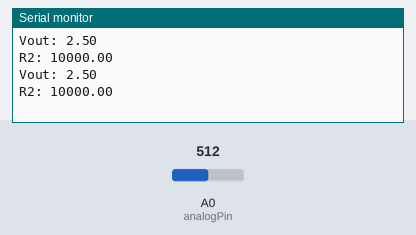
A sketch run on a simulated Arduino Uno, built with avr-gcc and run on an emulated ATmega328P. Shown: the last lines printed to the serial monitor. The inputs (shaded band) are chosen by the test bench; at power-on: A0 (analogPin) = 512.

Above: at 1.8 s.
1.9 s: A0 (analogPin) set to 716
At 2.8 s:
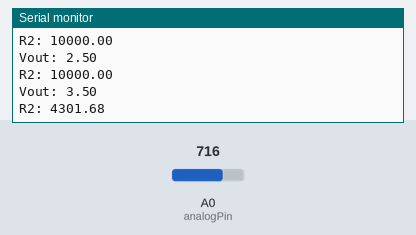
3.4 s: A0 (analogPin) set to 900
At 4.5 s:
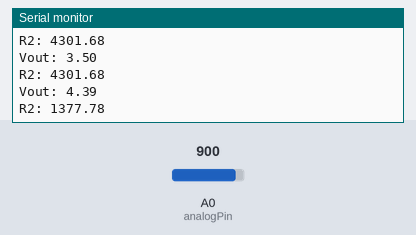
Timing chart, 0 to 6.4 s (numbered marks = the images above; inputs shaded):
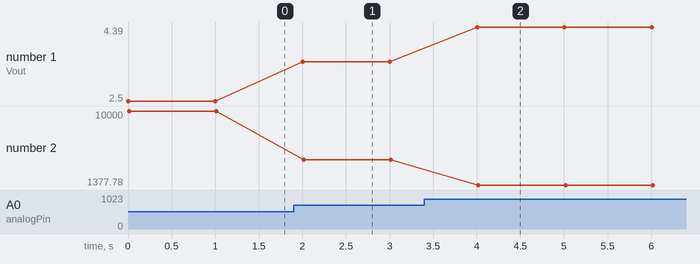

Measured:
- after the input at 1.9 s, the serial monitor: prints a new line after 0.10 s (image 1)
- after the input at 3.4 s, the serial monitor: prints a new line after 0.61 s (image 2)
- plotted number 1: 2.5 → 3.5 after the input at 1.9 s, 3.5 → 4.39 after the input at 3.4 s
- plotted number 2: 10000 → 4301.68 after the input at 1.9 s, 4301.68 → 1377.78 after the input at 3.4 s

The sketch:

sketch_jun21a_ohm_meter.ino
```cpp
int analogPin= A0;
int raw= 0;
int Vin= 5;
float Vout= 0;
float R1= 10000;
float R2= 0;
float buffer1= 0;

void setup()
{
Serial.begin(9600);
}

void loop()
{
raw= analogRead(analogPin);
if(raw)
{
Vout= (raw/1024.0) * Vin;
buffer1= (Vin/Vout) -1;
R2= R1 * buffer1;
Serial.print("Vout: ");
Serial.println(Vout);
Serial.print("R2: ");
Serial.println(R2);
delay(1000);
}
}
```
